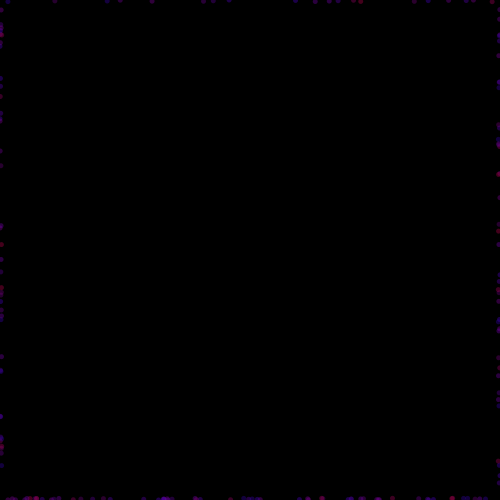
Frame 1 (no input)
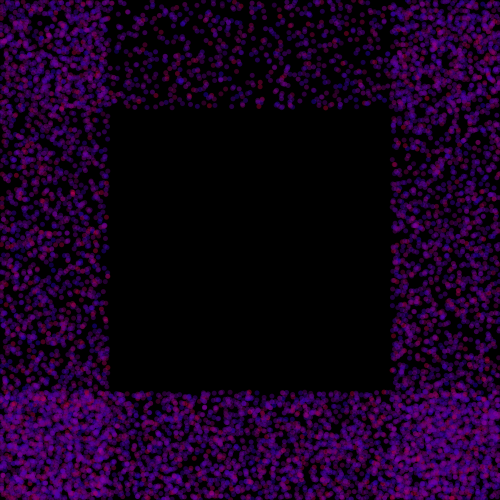
Frame 60 (the mouse pressed at the canvas centre just before this capture)
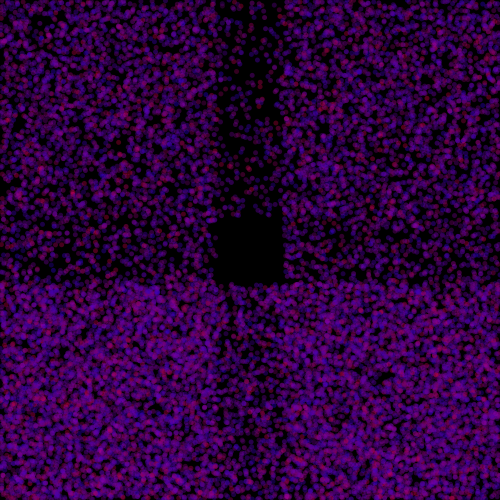
Frame 120 (the mouse held since frame 60 and released just before this capture)

The Processing sketch that drew these frames (run headless with seeded random() and noise(); from frame 60 on, the mouse is pressed at the canvas centre):

// Processing sketch: processing_32666
// ── processing_32666.pde

void setup()
{
  size(500,500); 
  background(0); 
  smooth();  
  noStroke();
}
  
float z = 0;
float j = 500;
int k = 5;
  
void draw()
{
      
if(z>250){z=0;}
if(j<250){j=500;}

for(int i = 0; i < 20; i++){
  float x = random(0,500);
float y = random(0,500);
fill(noise(x/100.0,y/100.0)*255,0,255-noise(x/200.0,y/200.0)*255,100);  
  
ellipse(j,random(0,500),k,k); //top right corner
ellipse(z,random(0,500),k,k); //top left corner
ellipse(random(0,500),j,k,k); //lower right corner
ellipse(random(0,500),j,k,k); //lower left corner
ellipse(random(0,500),z,k,k); //middle right
ellipse(j,random(0,500),k,k); //middle south 
ellipse(random(0,500),j,k,k); //middle north
ellipse(z,random(0,500),k,k); //middle left

z = z+0.09;        
j = j-0.09;
if(z>250){k=k+30;}
if(k>80){k=5;}

}

} 
    
